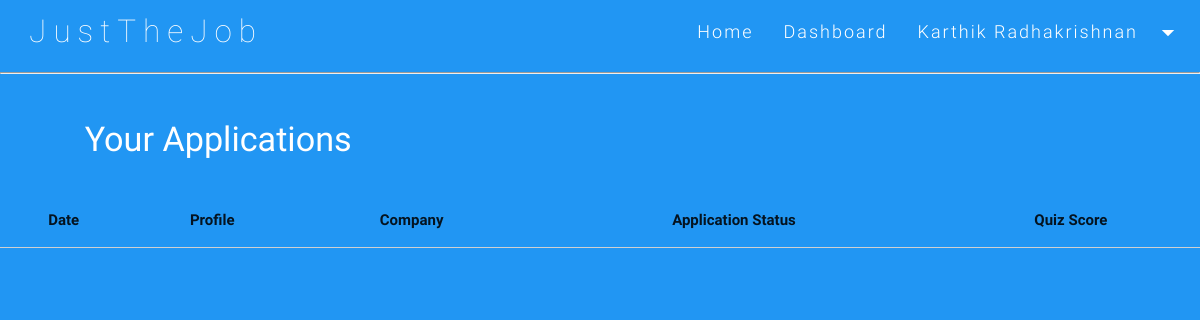
The app's page /main/dashboard (signed in), older data.
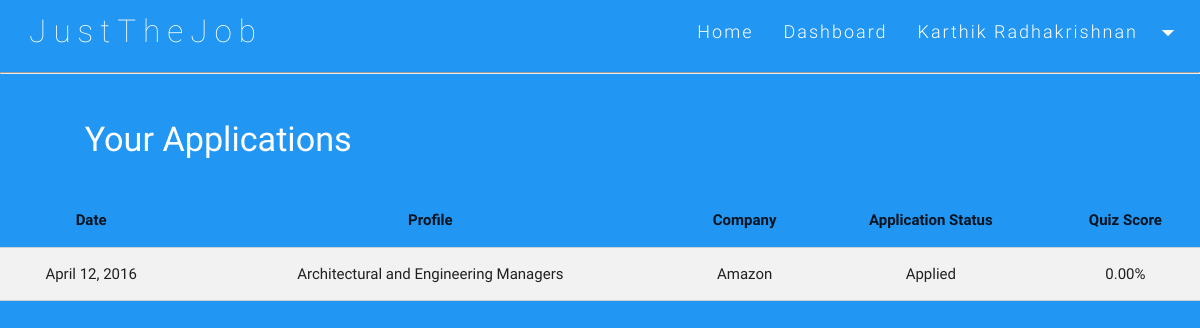
The same page, newer data.
### mainapp/models.py (models this page shows, shortened)
class JobApplication(models.Model):
    job=models.ForeignKey(JobPosting)
    applicant=models.ForeignKey(Personal)
    score=models.DecimalField(max_digits=6,decimal_places=2)
    date=models.DateField(auto_now_add=True, blank=True)
    status=models.CharField(max_length=1,choices=STATUS_CHOICES,default='A')

class JobPosting(models.Model):
    id=models.AutoField(primary_key=True)
    location=models.CharField(max_length=100)
    industry=models.CharField(max_length=100,null=False)
    skills=models.ManyToManyField(Skill)
    position=models.CharField(max_length=100,null=False)
    organization=models.CharField(max_length=100,null=False,default='')
    link=models.URLField(max_length=200,null=True)
    type=models.CharField(max_length=1,choices=TYPE_CHOICES,default='F')
    stipend=models.IntegerField(null=True)

### mainapp/views.py (the view)
# urls.py: url(r'dashboard',views.dashboard,name="dashboard"),
@csrf_exempt
def dashboard(request):
    template = loader.get_template('mainapp/dashboard.html')    #Load the page
    person1=User.objects.all().filter(username=request.session.get('user'))[0]
    person=Personal.objects.all().filter(user_details=person1)[0]
    j=JobApplication.objects.all().filter(applicant=person)
    context={'Applications':j}               #Used for alerting on feedback submission
    return HttpResponse(template.render(context,request))

### mainapp/templates/mainapp/dashboard.html (shortened to what this page needs)
<!DOCTYPE html>
<html lang="en">
<head>
    <link href="{{ STATIC_URL }}min/plugin-min.css" type="text/css" rel="stylesheet">
    <link href="{{ STATIC_URL }}min/custom-min.css" type="text/css" rel="stylesheet">
</head>
<body id="top" class="scrollspy default_color">
<div class="navbar-fixed">
    <nav id="nav_f" class="default_color" role="navigation">
        <div class="nav-wrapper">
            <a href="#" id="logo-container" class="brand-logo">&nbsp; JustTheJob</a>
            <ul class="right hide-on-med-and-down">
                <li><a href="/main/test">Home</a></li>
                <li><a href="#">Dashboard</a></li>
                <li><a class="dropdown-button" href="#!"
                       data-activates="dropdown1">{{ user.first_name }} {{ user.last_name }}<i
                        class="mdi-navigation-arrow-drop-down right"></i></a></li>
            </ul>
        </div>
    </nav>
</div>
<hr>
<br>
  <h4 class="white-text">&nbsp;&nbsp;&nbsp;&nbsp;&nbsp;&nbsp;&nbsp;&nbsp;&nbsp;&nbsp;Your Applications </h4>
  <br>
  <table id = "info" class="bordered striped centered ">
    <thead>
      <tr>
          <th data-field="date">Date</th>
          <th data-field="profile">Profile</th>
          <th data-field="company">Company</th>
          <th data-field="status">Application Status</th>
          <th data-field="status">Quiz Score</th>
      </tr>
    </thead>
    <tbody>
      {% for j in Applications %}
	      <tr>
	        <td>{{ j.date }}</td>
	        <td>{{ j.job.position }}</td>
	        <td>{{ j.job.organization }}</td>
	        <td>{{ j.get_status_display }}</td>
	        <td>{{ j.score }}%</td>
	      </tr>
	  {% endfor %}
    </tbody>
  </table>
</body>
</html>

Row changes from the older to the newer data that the page shows:
added JobApplication: date "April 12, 2016", job.position "Architectural and Engineering Managers", job.organization "Amazon", status "Applied", score "0.00"
